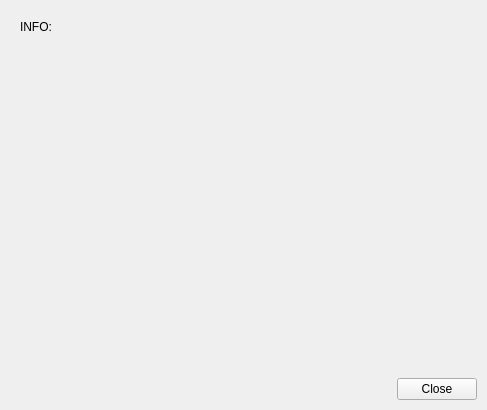
<?xml version="1.0" encoding="UTF-8"?>
<ui version="4.0">
 <class>BagBlowserWidget</class>
 <widget class="QWidget" name="BagBlowserWidget">
  <property name="windowModality">
   <enum>Qt::NonModal</enum>
  </property>
  <property name="geometry">
   <rect>
    <x>0</x>
    <y>0</y>
    <width>487</width>
    <height>410</height>
   </rect>
  </property>
  <property name="sizePolicy">
   <sizepolicy hsizetype="Expanding" vsizetype="Expanding">
    <horstretch>0</horstretch>
    <verstretch>0</verstretch>
   </sizepolicy>
  </property>
  <property name="acceptDrops">
   <bool>true</bool>
  </property>
  <property name="windowTitle">
   <string>Bag Browser</string>
  </property>
  <layout class="QVBoxLayout" name="baseLayout">
   <property name="spacing">
    <number>10</number>
   </property>
   <property name="leftMargin">
    <number>10</number>
   </property>
   <property name="topMargin">
    <number>10</number>
   </property>
   <property name="rightMargin">
    <number>10</number>
   </property>
   <property name="bottomMargin">
    <number>10</number>
   </property>
   <item>
    <layout class="QVBoxLayout" name="verticalLayout">
     <item>
      <widget class="QLabel" name="qt_info_label">
       <property name="text">
        <string>INFO: </string>
       </property>
       <property name="scaledContents">
        <bool>true</bool>
       </property>
       <property name="alignment">
        <set>Qt::AlignLeading|Qt::AlignLeft|Qt::AlignTop</set>
       </property>
       <property name="indent">
        <number>10</number>
       </property>
       <property name="textInteractionFlags">
        <set>Qt::LinksAccessibleByMouse|Qt::TextEditable|Qt::TextEditorInteraction|Qt::TextSelectableByKeyboard|Qt::TextSelectableByMouse</set>
       </property>
      </widget>
     </item>
     <item>
      <widget class="QDialogButtonBox" name="qt_close_btn">
       <property name="standardButtons">
        <set>QDialogButtonBox::Close</set>
       </property>
      </widget>
     </item>
    </layout>
   </item>
  </layout>
 </widget>
 <resources/>
 <connections>
  <connection>
   <sender>qt_close_btn</sender>
   <signal>clicked(QAbstractButton*)</signal>
   <receiver>BagBlowserWidget</receiver>
   <slot>close()</slot>
   <hints>
    <hint type="sourcelabel">
     <x>243</x>
     <y>388</y>
    </hint>
    <hint type="destinationlabel">
     <x>243</x>
     <y>204</y>
    </hint>
   </hints>
  </connection>
 </connections>
</ui>
